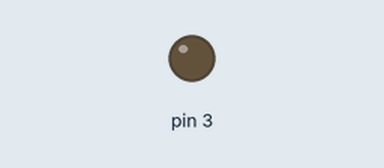
A sketch run on a simulated Arduino Uno, built with avr-gcc and run on an emulated ATmega328P. Parts: output pins drawn as LEDs (lit = HIGH).

Above: at 0.05 s.
At 2.55 s:
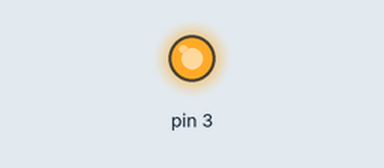
Timing chart, 0 to 6.4 s (numbered marks = the images above):
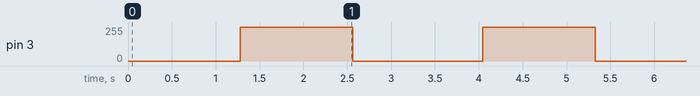

Measured:
- by itself, pin 3: repeats every 2.8 s: 0/255 1.5 s, 255/255 1.3 s

The sketch:

Project3_LED_Breath.ino
```cpp
int time = 5;
void setup()
{
pinMode(3, OUTPUT);
}
void loop()
{
for ( int led = 0 ; led < 256 ; led++ )
{
analogWrite(3, led);
delay(time);
}
for ( int led = 255 ; led >= 0 ; led-- )
{
analogWrite(3, led);
delay(time);
}
delay(200);
}
```
